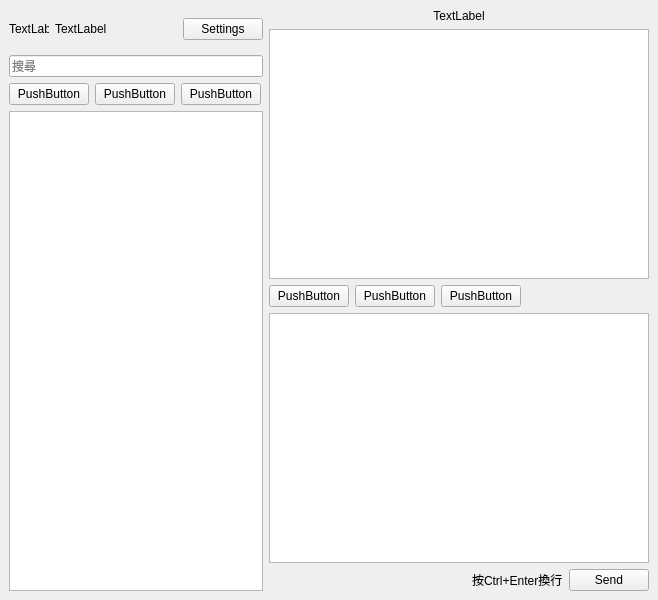
<?xml version="1.0" encoding="UTF-8"?>
<ui version="4.0">
 <class>MainWindow</class>
 <widget class="QMainWindow" name="MainWindow">
  <property name="geometry">
   <rect>
    <x>0</x>
    <y>0</y>
    <width>658</width>
    <height>600</height>
   </rect>
  </property>
  <property name="windowTitle">
   <string>MainWindow</string>
  </property>
  <widget class="QWidget" name="centralwidget">
   <layout class="QHBoxLayout" name="horizontalLayout_5">
    <item>
     <layout class="QHBoxLayout" name="horizontalLayout_4" stretch="4,6">
      <item>
       <layout class="QVBoxLayout" name="verticalLayout_left">
        <item>
         <layout class="QHBoxLayout" name="horizontalLayout_6">
          <item>
           <widget class="QLabel" name="label_4">
            <property name="minimumSize">
             <size>
              <width>40</width>
              <height>40</height>
             </size>
            </property>
            <property name="maximumSize">
             <size>
              <width>40</width>
              <height>40</height>
             </size>
            </property>
            <property name="text">
             <string>TextLabel</string>
            </property>
           </widget>
          </item>
          <item>
           <widget class="QLabel" name="label_3">
            <property name="text">
             <string>TextLabel</string>
            </property>
           </widget>
          </item>
          <item>
           <spacer name="horizontalSpacer_4">
            <property name="orientation">
             <enum>Qt::Horizontal</enum>
            </property>
            <property name="sizeHint" stdset="0">
             <size>
              <width>40</width>
              <height>20</height>
             </size>
            </property>
           </spacer>
          </item>
          <item>
           <widget class="QPushButton" name="pushButton_8">
            <property name="text">
             <string>Settings</string>
            </property>
           </widget>
          </item>
         </layout>
        </item>
        <item>
         <widget class="QLineEdit" name="lineEdit">
          <property name="sizePolicy">
           <sizepolicy hsizetype="Preferred" vsizetype="Fixed">
            <horstretch>0</horstretch>
            <verstretch>0</verstretch>
           </sizepolicy>
          </property>
          <property name="placeholderText">
           <string>搜尋</string>
          </property>
         </widget>
        </item>
        <item>
         <layout class="QHBoxLayout" name="horizontalLayout">
          <item>
           <widget class="QPushButton" name="pushButton_3">
            <property name="text">
             <string>PushButton</string>
            </property>
           </widget>
          </item>
          <item>
           <widget class="QPushButton" name="pushButton_2">
            <property name="text">
             <string>PushButton</string>
            </property>
           </widget>
          </item>
          <item>
           <widget class="QPushButton" name="pushButton">
            <property name="text">
             <string>PushButton</string>
            </property>
           </widget>
          </item>
          <item>
           <spacer name="horizontalSpacer_3">
            <property name="orientation">
             <enum>Qt::Horizontal</enum>
            </property>
            <property name="sizeHint" stdset="0">
             <size>
              <width>40</width>
              <height>20</height>
             </size>
            </property>
           </spacer>
          </item>
         </layout>
        </item>
        <item>
         <widget class="QTextEdit" name="textEdit">
          <property name="sizePolicy">
           <sizepolicy hsizetype="Preferred" vsizetype="Expanding">
            <horstretch>0</horstretch>
            <verstretch>0</verstretch>
           </sizepolicy>
          </property>
          <property name="minimumSize">
           <size>
            <width>20</width>
            <height>0</height>
           </size>
          </property>
         </widget>
        </item>
       </layout>
      </item>
      <item>
       <layout class="QVBoxLayout" name="verticalLayout_right">
        <item>
         <widget class="QLabel" name="label">
          <property name="text">
           <string>TextLabel</string>
          </property>
          <property name="alignment">
           <set>Qt::AlignCenter</set>
          </property>
         </widget>
        </item>
        <item>
         <widget class="QTextEdit" name="textEdit_2">
          <property name="sizePolicy">
           <sizepolicy hsizetype="Expanding" vsizetype="Expanding">
            <horstretch>1</horstretch>
            <verstretch>0</verstretch>
           </sizepolicy>
          </property>
         </widget>
        </item>
        <item>
         <layout class="QHBoxLayout" name="horizontalLayout_2">
          <item>
           <widget class="QPushButton" name="pushButton_6">
            <property name="text">
             <string>PushButton</string>
            </property>
           </widget>
          </item>
          <item>
           <widget class="QPushButton" name="pushButton_5">
            <property name="text">
             <string>PushButton</string>
            </property>
           </widget>
          </item>
          <item>
           <widget class="QPushButton" name="pushButton_4">
            <property name="text">
             <string>PushButton</string>
            </property>
           </widget>
          </item>
          <item>
           <spacer name="horizontalSpacer_2">
            <property name="orientation">
             <enum>Qt::Horizontal</enum>
            </property>
            <property name="sizeHint" stdset="0">
             <size>
              <width>40</width>
              <height>20</height>
             </size>
            </property>
           </spacer>
          </item>
         </layout>
        </item>
        <item>
         <widget class="QTextEdit" name="textEdit_3">
          <property name="sizePolicy">
           <sizepolicy hsizetype="Expanding" vsizetype="Expanding">
            <horstretch>1</horstretch>
            <verstretch>0</verstretch>
           </sizepolicy>
          </property>
         </widget>
        </item>
        <item>
         <layout class="QHBoxLayout" name="horizontalLayout_3">
          <item>
           <spacer name="horizontalSpacer">
            <property name="orientation">
             <enum>Qt::Horizontal</enum>
            </property>
            <property name="sizeHint" stdset="0">
             <size>
              <width>40</width>
              <height>20</height>
             </size>
            </property>
           </spacer>
          </item>
          <item>
           <widget class="QLabel" name="label_2">
            <property name="text">
             <string>按Ctrl+Enter換行</string>
            </property>
           </widget>
          </item>
          <item>
           <widget class="QPushButton" name="pushButton_7">
            <property name="text">
             <string>Send</string>
            </property>
           </widget>
          </item>
         </layout>
        </item>
       </layout>
      </item>
     </layout>
    </item>
   </layout>
  </widget>
 </widget>
 <resources/>
 <connections/>
</ui>
